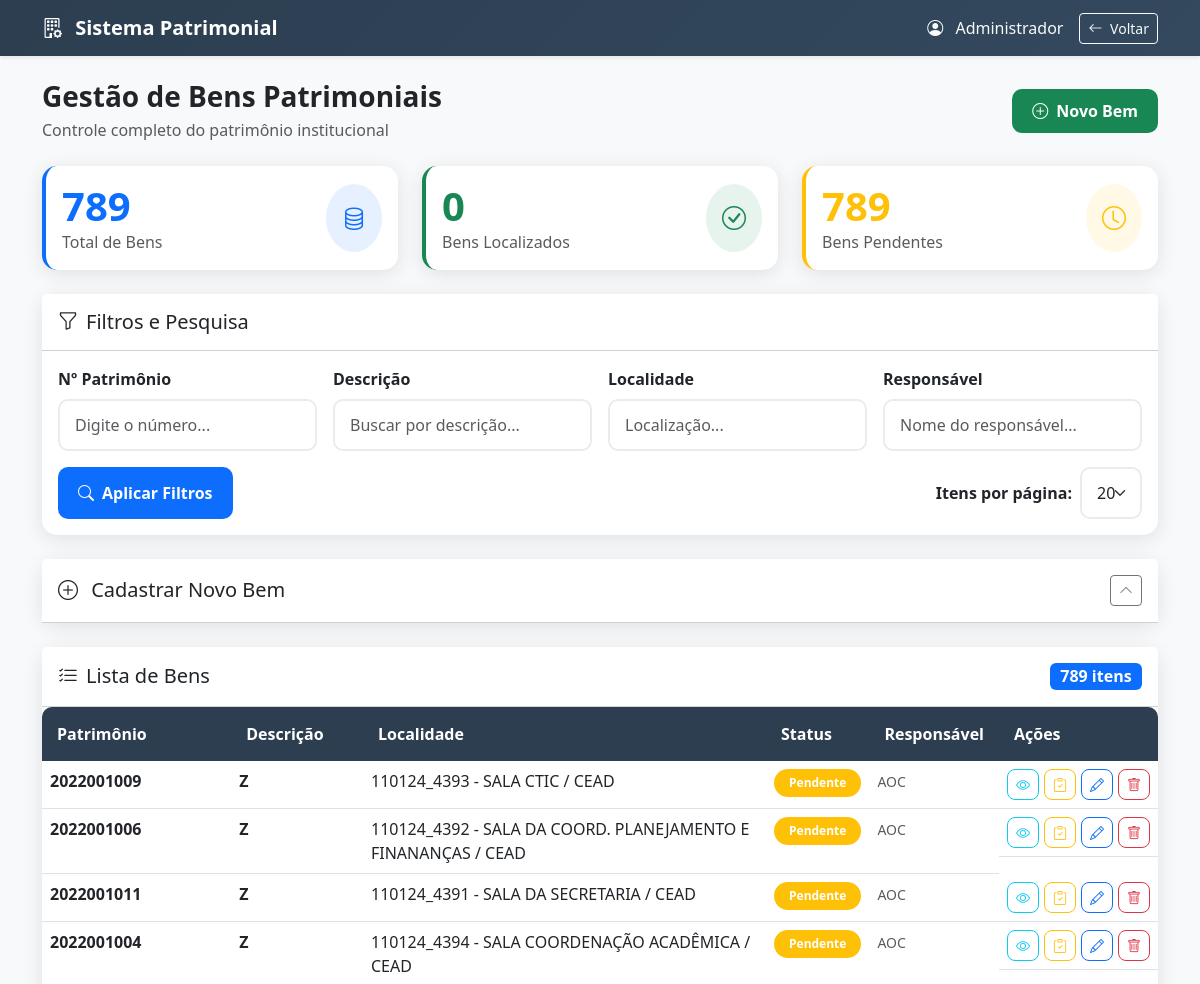
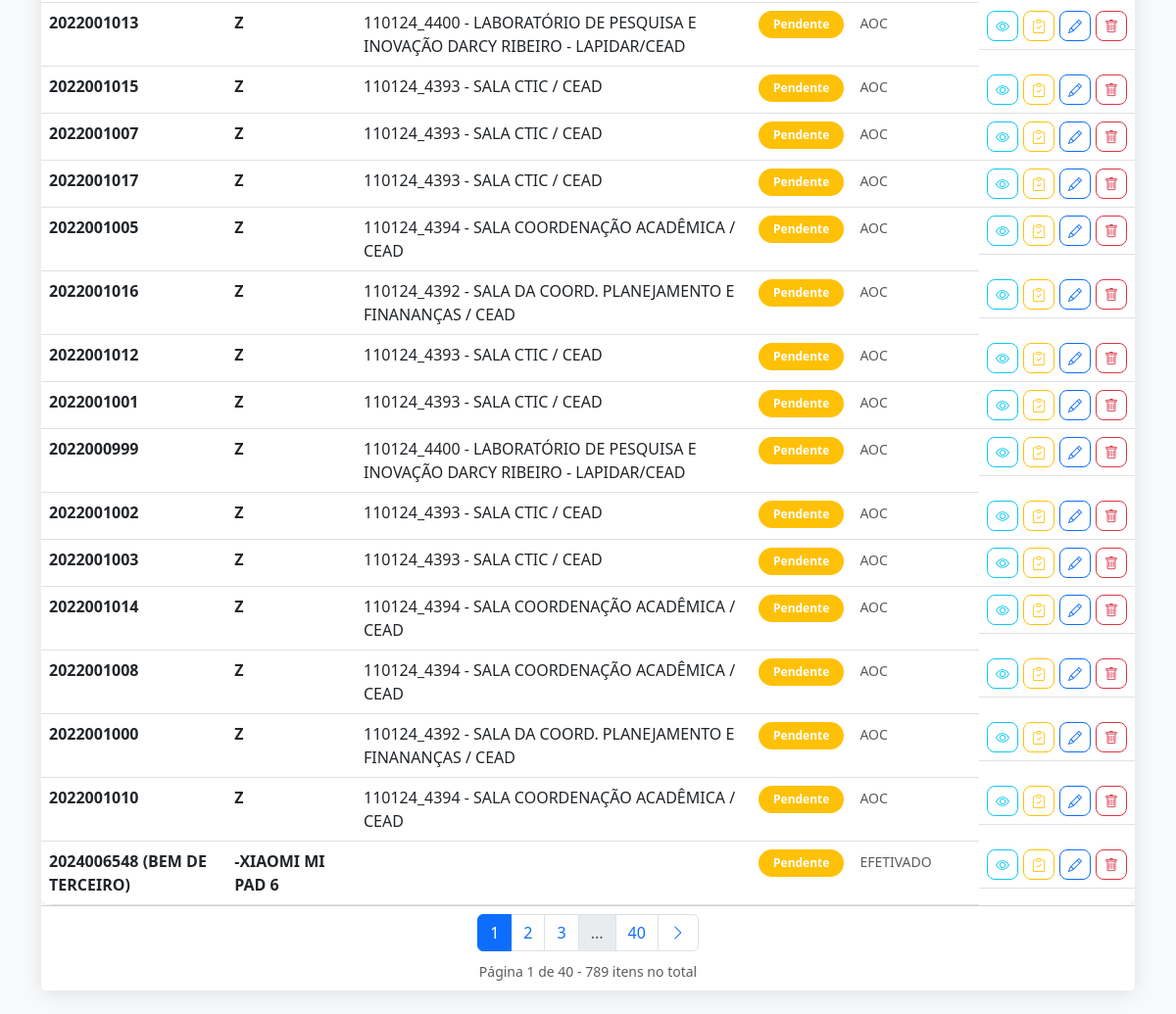
/sistema_crud.php (signed in), run on the app's committed database (2 pictures, top to bottom).
### tables this page shows
CREATE TABLE `bens` (
  `id` int(11) NOT NULL AUTO_INCREMENT,
  `unidade_gestora` varchar(200) DEFAULT NULL,
  `localidade` varchar(200) DEFAULT NULL,
  `responsavel_localidade` varchar(100) DEFAULT NULL,
  `numero_patrimonio` varchar(100) NOT NULL,
  `descricao` text DEFAULT NULL,
  `observacoes` text DEFAULT NULL,
  `status` enum('Localizado','Pendente') DEFAULT 'Pendente',
  `situacao` text DEFAULT NULL,
  `responsavel_bem` varchar(100) DEFAULT NULL,
  `auditor` varchar(100) DEFAULT NULL,
  `data_ultima_vistoria` date DEFAULT NULL,
  `data_vistoria_atual` date DEFAULT NULL,
  `imagem` varchar(255) DEFAULT NULL,
  `localizacao_atual` varchar(200) DEFAULT NULL,
  `data_criacao` timestamp NOT NULL DEFAULT current_timestamp(),
  `data_atualizacao` timestamp NOT NULL DEFAULT current_timestamp() ON UPDATE current_timestamp(),
  PRIMARY KEY (`id`),
  UNIQUE KEY `numero_patrimonio` (`numero_patrimonio`)
);

### sistema_crud.php (the view, shortened to what the rows shown need)
<?php
$database = new Database();
$db = $database->getConnection();
$itens_por_pagina = isset($_GET['itens_por_pagina']) ? (int)$_GET['itens_por_pagina'] : 20;
$pagina_atual = isset($_GET['pagina']) ? (int)$_GET['pagina'] : 1;
$offset = ($pagina_atual - 1) * $itens_por_pagina;
$pesquisa_patrimonio = isset($_GET['patrimonio']) ? trim($_GET['patrimonio']) : '';
$pesquisa_descricao = isset($_GET['descricao']) ? trim($_GET['descricao']) : '';
$pesquisa_localidade = isset($_GET['localidade']) ? trim($_GET['localidade']) : '';
$pesquisa_responsavel = isset($_GET['responsavel']) ? trim($_GET['responsavel']) : '';
$pesquisa_ativa = !empty($pesquisa_patrimonio) || !empty($pesquisa_descricao) || !empty($pesquisa_localidade) || !empty($pesquisa_responsavel);
$query_bens_base = "FROM bens WHERE 1=1";
$query_bens = "SELECT * " . $query_bens_base . " ORDER BY id DESC LIMIT :limit OFFSET :offset";
$stmt_bens = $db->prepare($query_bens);
$stmt_bens->bindValue(':limit', $itens_por_pagina, PDO::PARAM_INT);
$stmt_bens->bindValue(':offset', $offset, PDO::PARAM_INT);
$stmt_bens->execute();
$bens = $stmt_bens->fetchAll(PDO::FETCH_ASSOC);
?>
<!DOCTYPE html>
<html lang="pt-br">
<head>
    <link href="https://cdn.jsdelivr.net/npm/bootstrap@5.3.0/dist/css/bootstrap.min.css" rel="stylesheet">
    <link rel="stylesheet" href="https://cdn.jsdelivr.net/npm/bootstrap-icons@1.11.0/font/bootstrap-icons.css">
</head>
<body class="bg-light">
    <main class="container py-4">
        <div class="row mb-4">
            <div class="col-12">
                <div class="d-flex justify-content-between align-items-center">
                    <div>
                        <h1 class="h3 fw-bold text-dark mb-1">Gestão de Bens Patrimoniais</h1>
                    </div>
                </div>
            </div>
        </div>
        <div class="card card-dashboard">
            <div class="card-body p-0">
                <?php if (count($bens) > 0): ?>
                    <div class="table-responsive">
                        <table class="table table-modern table-hover mb-0">
                            <thead>
                                <tr>
                                    <th>Patrimônio</th>
                                    <th>Descrição</th>
                                    <th class="d-none d-md-table-cell">Localidade</th>
                                    <th>Status</th>
                                    <th class="d-none d-lg-table-cell">Responsável</th>
                                    <th>Ações</th>
                                </tr>
                            </thead>
                            <tbody>
                                <?php foreach ($bens as $bem): ?>
                                    <tr class="<?php echo $pesquisa_ativa ? 'search-highlight' : ''; ?>">
                                        <td class="fw-bold">
                                            <?php echo highlightSearchTerm(htmlspecialchars($bem['numero_patrimonio']), $pesquisa_patrimonio); ?>
                                        </td>
                                        <td>
                                            <div class="d-flex flex-column">
                                                <span class="fw-semibold">
                                                    <?php echo highlightSearchTerm(htmlspecialchars($bem['descricao']), $pesquisa_descricao); ?>
                                                </span>
                                            </div>
                                        </td>
                                        <td class="d-none d-md-table-cell">
                                            <?php echo highlightSearchTerm(htmlspecialchars($bem['localidade']), $pesquisa_localidade); ?>
                                        </td>
                                        <td>
                                            <span class="badge badge-status <?php echo $bem['status'] === 'Localizado' ? 'bg-success' : 'bg-warning'; ?>">
                                                <?php echo htmlspecialchars($bem['status']); ?>
                                            </span>
                                        </td>
                                        <td class="d-none d-lg-table-cell">
                                            <small class="text-muted">
                                                <?php echo !empty($bem['responsavel_bem']) ? htmlspecialchars($bem['responsavel_bem']) : 'Não informado'; ?>
                                            </small>
                                        </td>
                                        <td class="action-buttons">
                                            <a href="visualizar_bem.php?id=<?php echo $bem['id']; ?>"
                                               class="btn btn-outline-info btn-sm" title="Visualizar">
                                                <i class="bi bi-eye"></i>
                                            </a>
                                            <a href="sistema_crud.php?auditoria=<?php echo $bem['id']; ?>"
                                               class="btn btn-outline-warning btn-sm" title="Registrar Auditoria">
                                                <i class="bi bi-clipboard-check"></i>
                                            </a>
                                            <a href="sistema_crud.php?editar=<?php echo $bem['id']; ?>&<?php echo http_build_query($_GET); ?>"
                                               class="btn btn-outline-primary btn-sm" title="Editar">
                                                <i class="bi bi-pencil"></i>
                                            </a>
                                            <form method="POST" style="display: inline;"
                                                  onsubmit="return confirm('Tem certeza que deseja excluir o bem <?php echo addslashes($bem['numero_patrimonio']); ?>?');">
                                                <button type="submit" name="excluir_bem"
                                                        class="btn btn-outline-danger btn-sm" title="Excluir">
                                                    <i class="bi bi-trash"></i>
                                                </button>
                                            </form>
                                        </td>
                                    </tr>
                                <?php endforeach; ?>
                            </tbody>
                        </table>
                    </div>
                <?php endif; ?>
            </div>
        </div>
    </main>
</body>
</html>
<?php
function highlightSearchTerm($text, $searchTerm) {
    if (empty($searchTerm) || empty(trim($searchTerm))) {
        return $text;
    }
    $pattern = '/' . preg_quote($searchTerm, '/') . '/i';
    $replacement = '<mark class="search-term-highlight">$0</mark>';
    return preg_replace($pattern, $replacement, $text);
}

### data on the page
bens: numero_patrimonio "2022001009", descricao "Z", localidade "110124_4393 - SALA CTIC / CEAD", status "Pendente", responsavel_bem "AOC"
bens: numero_patrimonio "2022001006", descricao "Z", localidade "110124_4392 - SALA DA COORD. PLANEJAMENTO E FINANANÇAS / CEAD", status "Pendente", responsavel_bem "AOC"
bens: numero_patrimonio "2022001011", descricao "Z", localidade "110124_4391 - SALA DA SECRETARIA / CEAD", status "Pendente", responsavel_bem "AOC"
bens: numero_patrimonio "2022001004", descricao "Z", localidade "110124_4394 - SALA COORDENAÇÃO ACADÊMICA / CEAD", status "Pendente", responsavel_bem "AOC"
bens: numero_patrimonio "2022001013", descricao "Z", localidade "110124_4400 - LABORATÓRIO DE PESQUISA E INOVAÇÃO DARCY RIBEIRO - LAPIDAR/CEAD", status "Pendente", responsavel_bem "AOC"
bens: numero_patrimonio "2022001015", descricao "Z", localidade "110124_4393 - SALA CTIC / CEAD", status "Pendente", responsavel_bem "AOC"
bens: numero_patrimonio "2022001007", descricao "Z", localidade "110124_4393 - SALA CTIC / CEAD", status "Pendente", responsavel_bem "AOC"
bens: numero_patrimonio "2022001017", descricao "Z", localidade "110124_4393 - SALA CTIC / CEAD", status "Pendente", responsavel_bem "AOC"
bens: numero_patrimonio "2022001005", descricao "Z", localidade "110124_4394 - SALA COORDENAÇÃO ACADÊMICA / CEAD", status "Pendente", responsavel_bem "AOC"
bens: numero_patrimonio "2022001016", descricao "Z", localidade "110124_4392 - SALA DA COORD. PLANEJAMENTO E FINANANÇAS / CEAD", status "Pendente", responsavel_bem "AOC"
bens: numero_patrimonio "2022001012", descricao "Z", localidade "110124_4393 - SALA CTIC / CEAD", status "Pendente", responsavel_bem "AOC"
bens: numero_patrimonio "2022001001", descricao "Z", localidade "110124_4393 - SALA CTIC / CEAD", status "Pendente", responsavel_bem "AOC"
bens: numero_patrimonio "2022000999", descricao "Z", localidade "110124_4400 - LABORATÓRIO DE PESQUISA E INOVAÇÃO DARCY RIBEIRO - LAPIDAR/CEAD", status "Pendente", responsavel_bem "AOC"
bens: numero_patrimonio "2022001002", descricao "Z", localidade "110124_4393 - SALA CTIC / CEAD", status "Pendente", responsavel_bem "AOC"
bens: numero_patrimonio "2022001003", descricao "Z", localidade "110124_4393 - SALA CTIC / CEAD", status "Pendente", responsavel_bem "AOC"
bens: numero_patrimonio "2022001014", descricao "Z", localidade "110124_4394 - SALA COORDENAÇÃO ACADÊMICA / CEAD", status "Pendente", responsavel_bem "AOC"
bens: numero_patrimonio "2022001008", descricao "Z", localidade "110124_4394 - SALA COORDENAÇÃO ACADÊMICA / CEAD", status "Pendente", responsavel_bem "AOC"
bens: numero_patrimonio "2022001000", descricao "Z", localidade "110124_4392 - SALA DA COORD. PLANEJAMENTO E FINANANÇAS / CEAD", status "Pendente", responsavel_bem "AOC"
bens: numero_patrimonio "2022001010", descricao "Z", localidade "110124_4394 - SALA COORDENAÇÃO ACADÊMICA / CEAD", status "Pendente", responsavel_bem "AOC"
bens: numero_patrimonio "2024006548 (BEM DE TERCEIRO)", descricao "-XIAOMI MI PAD 6", status "Pendente", responsavel_bem "EFETIVADO"

### other printed values
$_SESSION['usuario_nome'] "Administrador"
$stats['total'] "789"
$stats['localizados'] "0"
$stats['pendentes'] "789"
$total_bens "789"
$pagina_atual "1"
$total_paginas "40"
